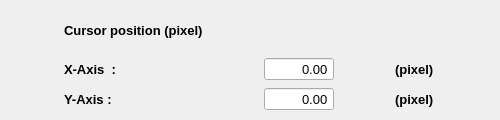
  <widget class="QDockWidget" name="image_pixels_control_dockwidget">
   <property name="minimumSize">
    <size>
     <width>500</width>
     <height>120</height>
    </size>
   </property>
   <property name="maximumSize">
    <size>
     <width>500</width>
     <height>120</height>
    </size>
   </property>
   <property name="font">
    <font>
     <pointsize>10</pointsize>
    </font>
   </property>
   <property name="windowTitle">
    <string>Cursor control (pixel)</string>
   </property>
   <attribute name="dockWidgetArea">
    <number>2</number>
   </attribute>
   <widget class="QWidget" name="dockWidgetContents_2">
    <layout class="QGridLayout" name="gridLayout_2">
     <item row="0" column="0">
      <widget class="QLabel" name="cursor_position">
       <property name="font">
        <font>
         <pointsize>10</pointsize>
         <weight>75</weight>
         <bold>true</bold>
        </font>
       </property>
       <property name="text">
        <string>Cursor position (pixel)</string>
       </property>
      </widget>
     </item>
     <item row="1" column="0">
      <widget class="QLabel" name="xAxisLabel">
       <property name="sizePolicy">
        <sizepolicy hsizetype="Fixed" vsizetype="Preferred">
         <horstretch>0</horstretch>
         <verstretch>0</verstretch>
        </sizepolicy>
       </property>
       <property name="font">
        <font>
         <pointsize>10</pointsize>
         <weight>75</weight>
         <bold>true</bold>
        </font>
       </property>
       <property name="text">
        <string>X-Axis  :</string>
       </property>
       <property name="scaledContents">
        <bool>false</bool>
       </property>
      </widget>
     </item>
     <item row="1" column="1">
      <widget class="ScienDSpinBox" name="x_current_InputWidget_pixels">
       <property name="sizePolicy">
        <sizepolicy hsizetype="Expanding" vsizetype="Fixed">
         <horstretch>0</horstretch>
         <verstretch>0</verstretch>
        </sizepolicy>
       </property>
       <property name="minimumSize">
        <size>
         <width>70</width>
         <height>0</height>
        </size>
       </property>
       <property name="maximumSize">
        <size>
         <width>50</width>
         <height>16777215</height>
        </size>
       </property>
       <property name="mouseTracking">
        <bool>true</bool>
       </property>
       <property name="focusPolicy">
        <enum>Qt::WheelFocus</enum>
       </property>
       <property name="acceptDrops">
        <bool>true</bool>
       </property>
       <property name="toolTip">
        <string>&lt;html&gt;&lt;head/&gt;&lt;body&gt;&lt;p&gt;&lt;span style=&quot; font-size:10pt; font-weight:600;&quot;&gt;X-position&lt;/span&gt;&lt;/p&gt;&lt;/body&gt;&lt;/html&gt;</string>
       </property>
       <property name="alignment">
        <set>Qt::AlignRight|Qt::AlignTrailing|Qt::AlignVCenter</set>
       </property>
       <property name="buttonSymbols">
        <enum>QAbstractSpinBox::NoButtons</enum>
       </property>
       <property name="accelerated">
        <bool>true</bool>
       </property>
       <property name="decimals">
        <number>2</number>
       </property>
       <property name="minimum">
        <double>-1000.000000000000000</double>
       </property>
       <property name="maximum">
        <double>1000.000000000000000</double>
       </property>
       <property name="singleStep">
        <double>0.010000000000000</double>
       </property>
      </widget>
     </item>
     <item row="1" column="2">
      <widget class="QLabel" name="cursor_y_size_label_5">
       <property name="sizePolicy">
        <sizepolicy hsizetype="Fixed" vsizetype="Preferred">
         <horstretch>0</horstretch>
         <verstretch>0</verstretch>
        </sizepolicy>
       </property>
       <property name="font">
        <font>
         <pointsize>10</pointsize>
         <weight>75</weight>
         <bold>true</bold>
        </font>
       </property>
       <property name="text">
        <string>(pixel)</string>
       </property>
      </widget>
     </item>
     <item row="2" column="0">
      <widget class="QLabel" name="yAxisLabel">
       <property name="sizePolicy">
        <sizepolicy hsizetype="Fixed" vsizetype="Preferred">
         <horstretch>0</horstretch>
         <verstretch>0</verstretch>
        </sizepolicy>
       </property>
       <property name="font">
        <font>
         <pointsize>10</pointsize>
         <weight>75</weight>
         <bold>true</bold>
        </font>
       </property>
       <property name="text">
        <string>Y-Axis :</string>
       </property>
      </widget>
     </item>
     <item row="2" column="1">
      <widget class="ScienDSpinBox" name="y_current_InputWidget_pixels">
       <property name="sizePolicy">
        <sizepolicy hsizetype="Expanding" vsizetype="Fixed">
         <horstretch>0</horstretch>
         <verstretch>0</verstretch>
        </sizepolicy>
       </property>
       <property name="minimumSize">
        <size>
         <width>70</width>
         <height>0</height>
        </size>
       </property>
       <property name="maximumSize">
        <size>
         <width>50</width>
         <height>16777215</height>
        </size>
       </property>
       <property name="mouseTracking">
        <bool>true</bool>
       </property>
       <property name="focusPolicy">
        <enum>Qt::WheelFocus</enum>
       </property>
       <property name="acceptDrops">
        <bool>true</bool>
       </property>
       <property name="toolTip">
        <string>&lt;html&gt;&lt;head/&gt;&lt;body&gt;&lt;p&gt;&lt;span style=&quot; font-size:10pt; font-weight:600;&quot;&gt;X-position&lt;/span&gt;&lt;/p&gt;&lt;/body&gt;&lt;/html&gt;</string>
       </property>
       <property name="alignment">
        <set>Qt::AlignRight|Qt::AlignTrailing|Qt::AlignVCenter</set>
       </property>
       <property name="buttonSymbols">
        <enum>QAbstractSpinBox::NoButtons</enum>
       </property>
       <property name="accelerated">
        <bool>true</bool>
       </property>
       <property name="decimals">
        <number>2</number>
       </property>
       <property name="minimum">
        <double>-1000.000000000000000</double>
       </property>
       <property name="maximum">
        <double>1000.000000000000000</double>
       </property>
       <property name="singleStep">
        <double>0.010000000000000</double>
       </property>
      </widget>
     </item>
     <item row="2" column="2">
      <widget class="QLabel" name="cursor_y_size_label_6">
       <property name="sizePolicy">
        <sizepolicy hsizetype="Fixed" vsizetype="Preferred">
         <horstretch>0</horstretch>
         <verstretch>0</verstretch>
        </sizepolicy>
       </property>
       <property name="font">
        <font>
         <pointsize>10</pointsize>
         <weight>75</weight>
         <bold>true</bold>
        </font>
       </property>
       <property name="text">
        <string>(pixel)</string>
       </property>
      </widget>
     </item>
    </layout>
   </widget>
  </widget>
